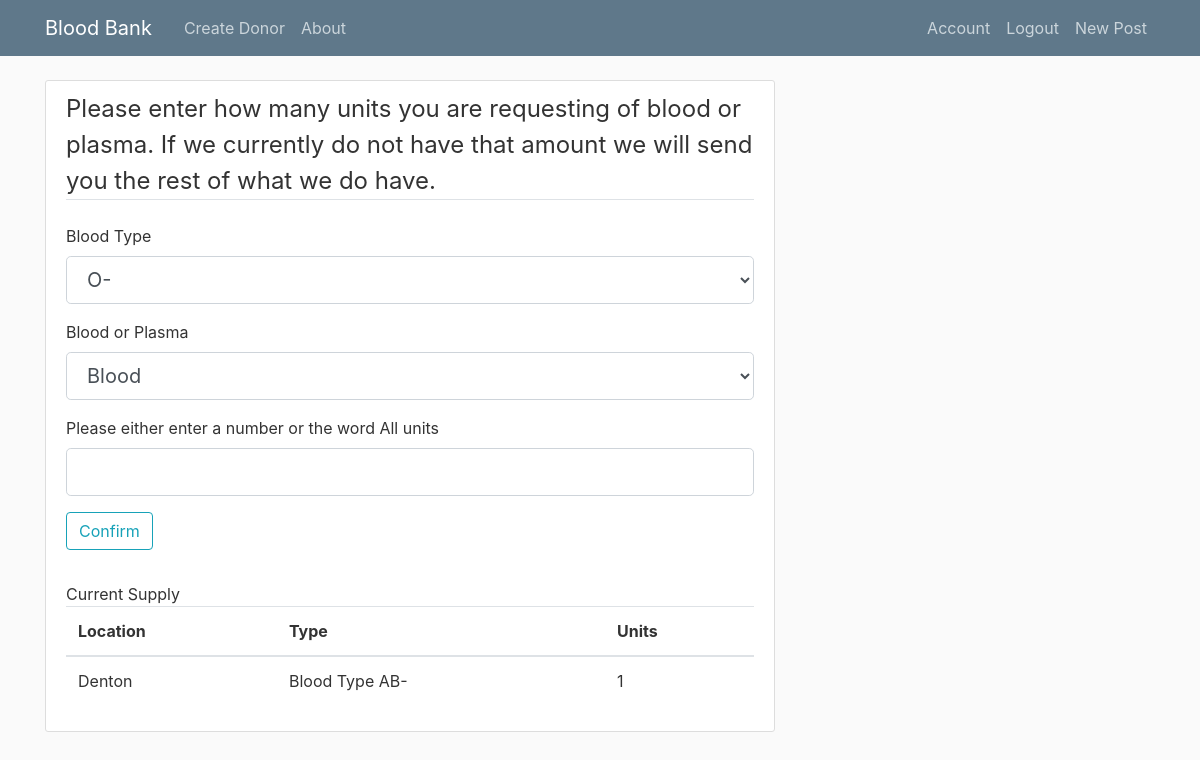
The page /withdraw (signed in) on the database its author committed.
### bloodapp/models.py (models this page shows, shortened)
class Donation(db.Model):
    id = db.Column(db.Integer, primary_key=True)
    blood_type = db.Column(db.String(10), nullable=False)
    blood = db.Column(db.Boolean, nullable=False)
    plasma = db.Column(db.Boolean, nullable=False)
    date = db.Column(db.DateTime, nullable=False, default=datetime.utcnow)
    location = db.Column(db.String(25), nullable=False)

### bloodapp/routes.py (the view, shortened to what this page needs)
@app.route('/withdraw', methods=["GET", "POST"])
@login_required
def withdraw():
    form = WithdrawForm()
    units = None
    all_donations = {}
    donations = Donation.query.all()
    for item in donations:
        if item.location not in all_donations:
            all_donations.update({item.location: {}})
        if item.blood:
            entry = f"Blood Type {item.blood_type}"
            if entry not in all_donations[item.location]:
                all_donations[item.location].update({entry: {
                    "location": str(item.location),
                    "type": entry,
                    "count": 0}})
            all_donations[item.location][entry]["count"] += 1
    return render_template('withdraw.html', title="withdraw", form=form, all_donations=all_donations)

### bloodapp/forms.py (shortened to what this page needs)
class WithdrawForm(FlaskForm):
    bloods = ['O-',	'O+', 'A-', 'A+', 'B-', 'B+', 'AB-', 'AB+']
    options = ['Blood', 'Plasma']
    blood_type = SelectField('Blood Type', choices=bloods, validators=[DataRequired()])
    blood_or_plasma = SelectField('Blood or Plasma', choices=options, validators=[DataRequired()])
    units = StringField('units', validators=[DataRequired()])
    submit = SubmitField('Confirm')

### bloodapp/models.py (called while the page is built)
@loginManager.user_loader
def load_user(staff_id):
    return Staff.query.get(int(staff_id))

### bloodapp/templates/withdraw.html (shortened to what this page needs)
{% extends "layout.html" %}
{% block content %}
<div class="content-section">
    <form method="POST" action="">
        <fieldset class="form-group">
            <legend class="border-bottom mb-4">
                Please enter how many units you are requesting of blood or plasma.
                If we currently do not have that amount we will send you the rest of what we do have.
            </legend>
            <div class="form-group">
                {{form.blood_type.label(class="form-control-label")}}
                {% if form.blood_type.errors %}
                    {{form.blood_type(class="form-control form-control-lg is-invalid")}}
                    <div class="invalid-feedback">
                        {% for error in form.blood_type.errors %}
                            <span>{{ error }}</span>
                        {% endfor %}
                    </div>
                {% else %}
                {{form.blood_type(class="form-control form-control-lg")}}
                {% endif %}
            </div>
            <div class="form-group">
                {{form.blood_or_plasma.label(class="form-control-label")}}
                {% if form.blood_or_plasma.errors %}
                    {{form.blood_or_plasma(class="form-control form-control-lg is-invalid")}}
                    <div class="invalid-feedback">
                        {% for error in form.blood_or_plasma.errors %}
                            <span>{{ error }}</span>
                        {% endfor %}
                    </div>
                {% else %}
                {{form.blood_or_plasma(class="form-control form-control-lg")}}
                {% endif %}
            </div>
            <div class="form-group">
                Please either enter a number or the word All
                {{form.units.label(class="form-control-label")}}
                {% if form.units.errors %}
                    {{form.units(class="form-control form-control-lg is-invalid")}}
                    <div class="invalid-feedback">
                        {% for error in form.units.errors %}
                            <span>{{ error }}</span>
                        {% endfor %}
                    </div>
                {% else %}
                {{form.units(class="form-control form-control-lg")}}
                {% endif %}
            </div>
            <div class="form-group">
                {{ form.submit(class="btn btn-outline-info")}}
            </div>
        </fieldset>
    </form>
    <table class="table">
        <thead>
          <tr>
            <th scope="col">Location</th>
            <th scope="col">Type</th>
            <th scope="col">Units</th>
          </tr>
        </thead>
        {% for location in all_donations %}
        <tbody>
            {% for item in all_donations[location] %}
            <tr>
                <td>{{ all_donations[location][item]["location"] }}</td>
                <td>{{ all_donations[location][item]["type"] }}</td>
                <td>{{ all_donations[location][item]["count"] }}</td>
            </tr>
            {% endfor %}
        </tbody>
        {% endfor %}
      </table>
</div>
{% endblock content %}

### bloodapp/static/main.css (style rules this page uses)
body { background: #fafafa; color: #333333; margin-top: 5rem; }
.content-section { background: #ffffff; padding: 10px 20px; border: 1px solid #dddddd; border-radius: 3px; margin-bottom: 20px; }

### rows shown on the page
Donation: location "Denton", location "Blood Type AB-", location "1"
